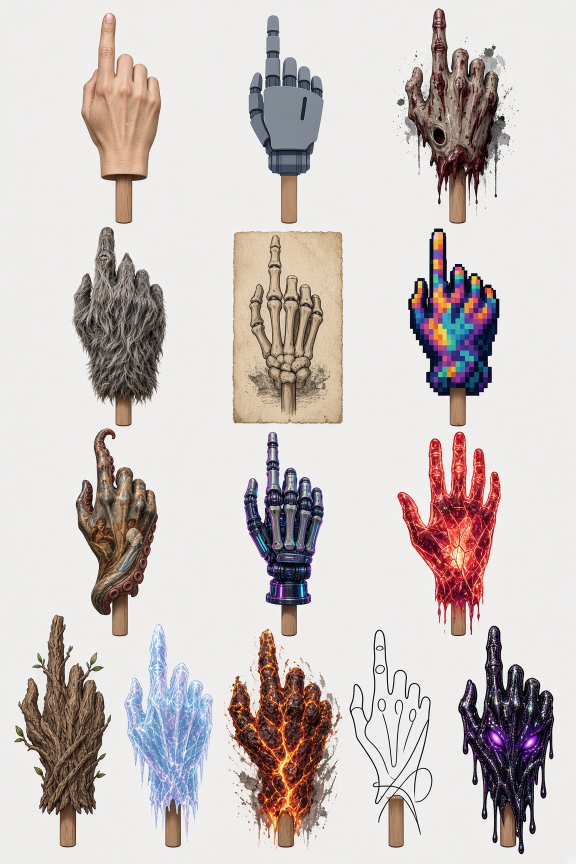
#> input picture assets/hands-sheet.jpg, 1152 x 1728 px, found by its file name (shown at 1/2 size)
$ python cut_hands_ai.py
#> lines starting #> are read from the running program, lines starting #| are printed output that depends on the picture; after the words box and inside, x2 and y2 are one past the last pixel; in counts of white or black regions, pixels touching at a corner belong together
#> in main, rgb is the input picture: shape (1728, 1152, 3); mean R, G, B 205.5, 197.4, 195.1
"""Cut hands out of the sheet with an AI background-removal model (BiRefNet via rembg).

    pip install "rembg[cpu]" scipy pillow numpy
    python3 tools/cut_hands_ai.py [assets/hands-sheet.jpg]

Each hand runs in its own process (BiRefNet is memory hungry), results are cached in
.cut-cache/ so a re-run only redoes what is missing. Writes assets/sprites/*.png,
assets/sprites/hands.json and renderer/sprites.js.
"""
import json, os, subprocess, sys
import numpy as np
from PIL import Image
from scipy import ndimage as nd

SHEET = sys.argv[1] if len(sys.argv) > 1 and not sys.argv[1].startswith('--') else 'assets/hands-sheet.jpg'
MODEL = 'birefnet-general'
CACHE = '.cut-cache'
OUT = 'assets/sprites'
NAMES = ["realistic", "robot", "zombie", "fur", "skeleton", "pixel", "tentacle",
         "cyber", "crimson", "wood", "ice", "lava", "lineart", "goo"]
PAD = 24


def find_boxes(rgb):
    a = rgb.astype(int)
    bg = np.median(np.concatenate([a[:10].reshape(-1, 3), a[-10:].reshape(-1, 3)]), axis=0)
#> bg = [238, 237, 235]
    fg = nd.binary_opening(np.abs(a - bg).max(axis=2) > 22)
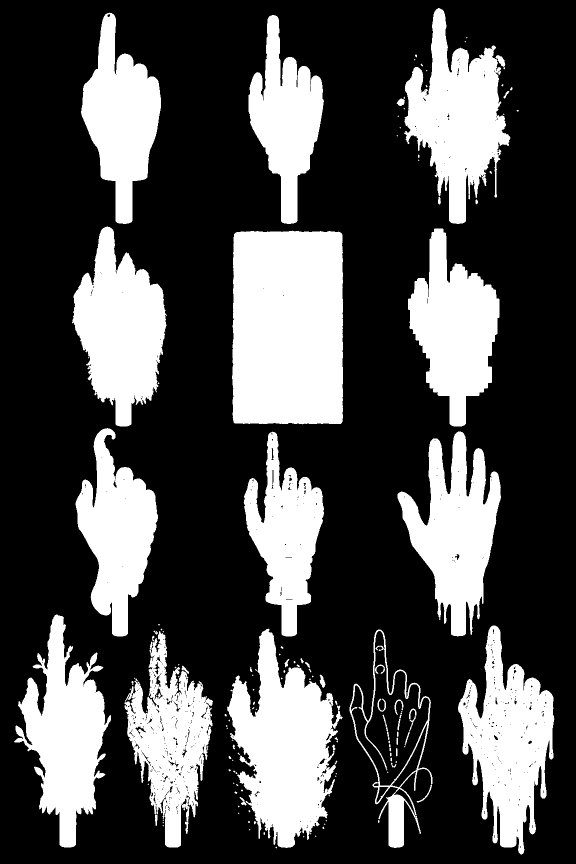
#> fg: shape (1728, 1152) bool (shown at 1/2 size); 29.6% white; 135 white regions (86 under 20 px), largest, box (x1, y1, x2, y2) and area: (464, 461, 686, 849) 84279, (454, 1257, 685, 1696) 55253, (916, 1251, 1109, 1709) 46136
    lab, n = nd.label(nd.binary_dilation(fg, iterations=3))
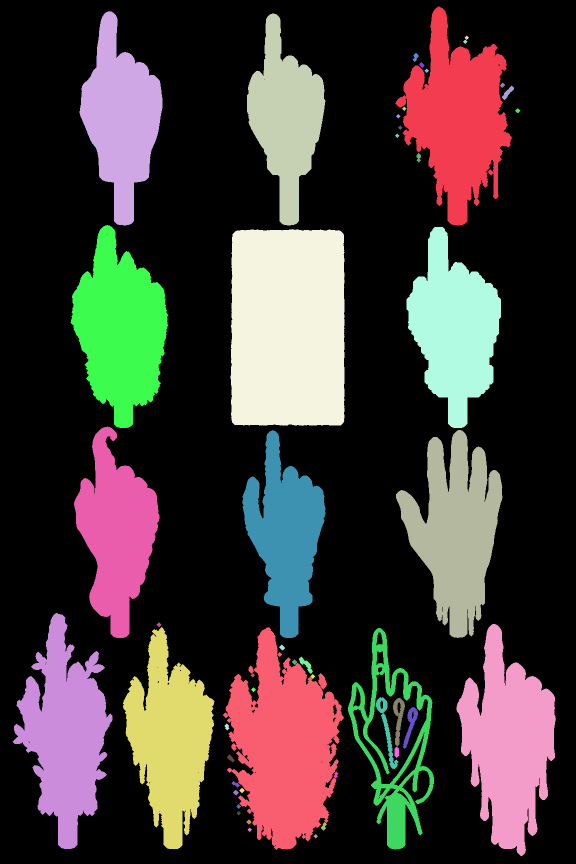
#> lab: shape (1728, 1152) int32 (shown at 1/2 size); 51 distinct labels, from 0 to 50; one colour per label, 0 black
#> n = 50
    objs = nd.find_objects(lab)
#> objs = 50 items
    areas = nd.sum(np.ones_like(lab), lab, range(1, n + 1))
#> areas = 50 values, max 87861 at index 18, min 41 at index 3, mean 13416.8
    big = [objs[i] for i in range(n) if areas[i] > 15000]
#> big = 14 items
    rows = a.shape[0] / 4
#> rows = 432
    big.sort(key=lambda s: (min(3, int(((s[0].start + s[0].stop) / 2) / rows)), s[1].start))
    boxes = []
    for sl in big:
        boxes.append((max(0, sl[1].start - PAD), max(0, sl[0].start - PAD),
                      min(a.shape[1], sl[1].stop + PAD), min(a.shape[0], sl[0].stop + PAD)))
#> this loop made 14 passes
#> after the loop, boxes = 14 items, first 6: (135, 0, 349, 475), (470, 3, 675, 475), (766, 0, 1048, 475), (117, 426, 361, 880), (437, 434, 713, 876), (789, 430, 1026, 880)
    return boxes, bg


# [53 lines left out: functions run_model, finish, not called in this run]


def main():
    rgb = np.asarray(Image.open(SHEET).convert('RGB'))
    boxes, bg = find_boxes(rgb)
#> bg = [238, 237, 235]
    if '--one' in sys.argv:
        k = int(sys.argv[sys.argv.index('--one') + 1])
        return run_model(k, boxes[k])
    os.makedirs(CACHE, exist_ok=True)
    os.makedirs(OUT, exist_ok=True)
    for k in range(len(boxes)):
        if not os.path.exists(f'{CACHE}/{k:02d}.png'):
            print('cutting', k + 1, '/', len(boxes), flush=True)
            subprocess.run([sys.executable, __file__, SHEET, '--one', str(k)], check=True)
#> this loop made 1 pass
#| cutting 1 / 14
    for f in os.listdir(OUT):
        if f.endswith('.png'):
            os.remove(f'{OUT}/{f}')
    meta = [finish(k, b, bg, rgb) for k, b in enumerate(boxes)]
    json.dump(meta, open(f'{OUT}/hands.json', 'w'), indent=1)
    with open('renderer/sprites.js', 'w') as f:
        f.write('// generated by tools/cut_hands_ai.py\nwindow.HAND_SPRITES = ' + json.dumps(meta) + ';\n')
    print('done:', len(meta), 'hands')


if __name__ == '__main__':
#> (the run stopped early here; a loop or call above may not have finished)
